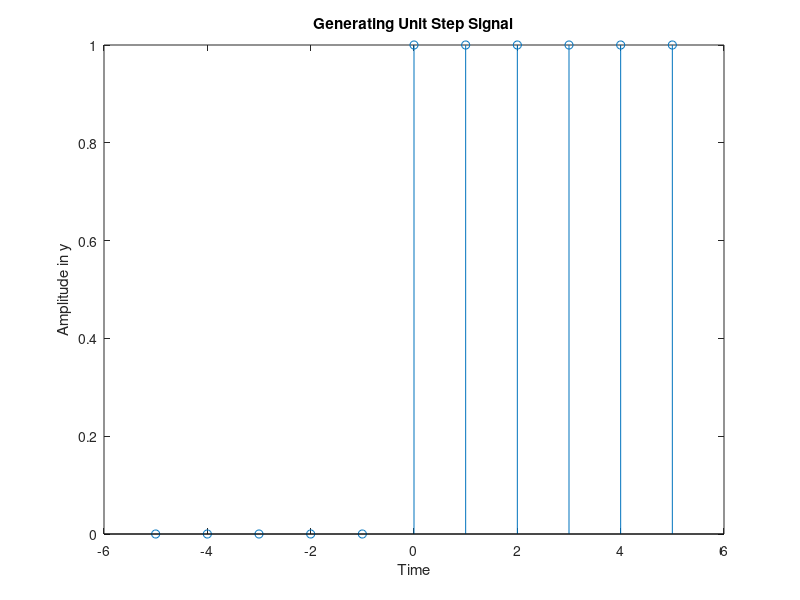

Here is the MATLAB script that generated this plot:
clc;
clear all;
close all;
N=input('Length of the sequence = 10');
n= -N :1: N;
y=[zeros(1,N), 1,ones(1,N)];
stem(n,y);
xlabel('Time');
ylabel('Amplitude in y');
title('Generating Unit Step Signal');